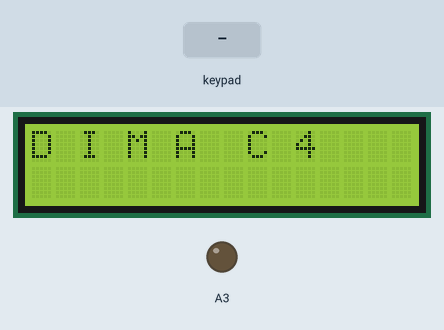
Recording of a sketch running on a simulated Arduino Uno, built with avr-gcc and run on an emulated ATmega328P. Shown: 16×2 character LCD, output pins drawn as LEDs (lit = HIGH). The inputs (shaded band) are chosen by the test bench. The audio player accepts every command and is not drawn.

Above: at 1.7 s.
1.8 s: key 'A' pressed
At 2.9 s:
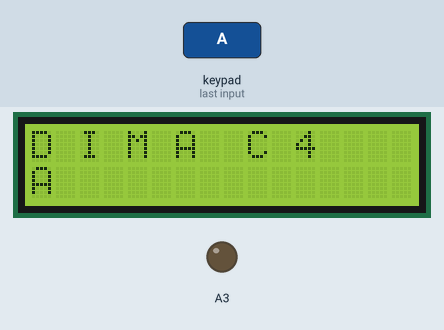
3.5 s: key 'B' pressed
At 4.2 s:
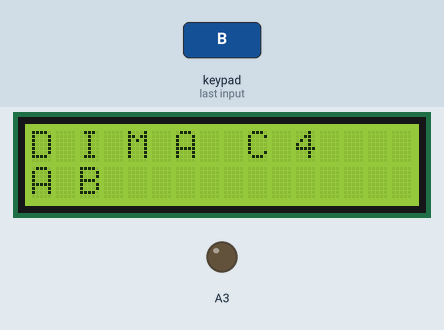
5.2 s: key 'C' pressed
At 6.6 s:
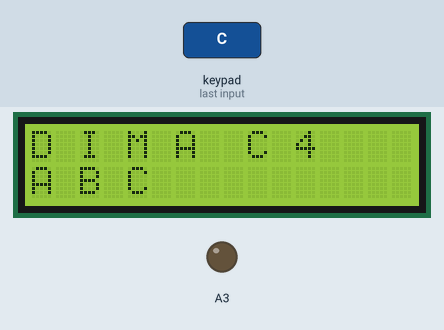
6.9 s: key '*' pressed
At 8.2 s:
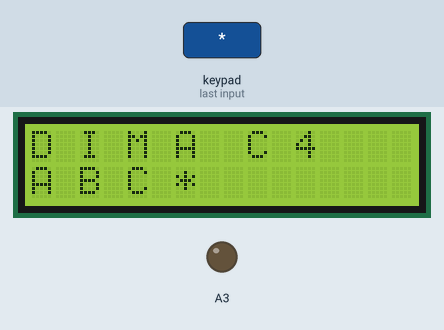
8.6 s: key '#' pressed
At 9.8 s:
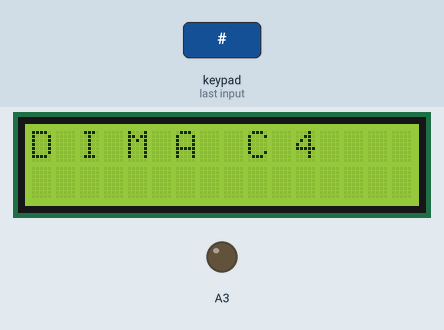
10.1 s: keypad keys 2 0 1 5 * pressed 0.4 s apart
At 12.8 s:
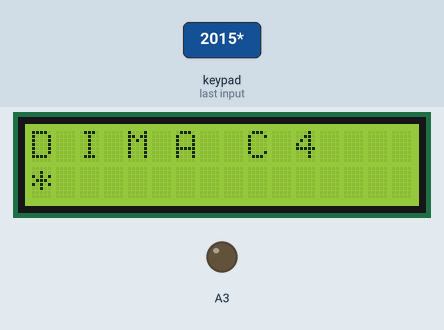
Timing chart, 0 to 14.6 s (numbered marks = the images above; inputs shaded):
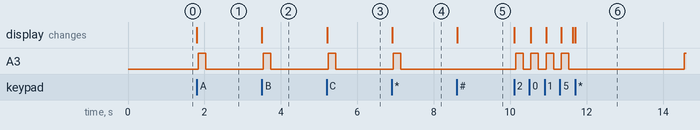

Measured:
- after the input at 1.8 s, A3: LOW → HIGH at once, → LOW 0.20 s later; the display: changes at once (image 1)
- after the input at 3.5 s, A3: LOW → HIGH at once, → LOW 0.20 s later; the display: changes at once (image 2)
- after the input at 5.2 s, A3: LOW → HIGH at once, → LOW 0.20 s later; the display: changes at once (image 3)
- after the input at 6.9 s, A3: LOW → HIGH at once, → LOW 0.20 s later; the display: changes at once (image 4)
- after the input at 8.6 s, the display: changes at once (image 5)
- after the input at 10.1 s, A3: goes 3 × (HIGH 0.20 s, LOW 0.19 s), HIGH 0.20 s, LOW 3.0 s, then HIGH, starting at once; the display: first changes at once (image 6 shows a later state)

The sketch:

c4.ino
```cpp
#include <Arduino.h>
#include <Wire.h>
#include <LiquidCrystal_PCF8574.h>
#include <Keypad.h>
#include <DFPlayerMini_Fast.h>

#define ROWS 4
#define COLS 4
#define PASSWORD_LENGTH 4
#define KEY_BEEP_SOUND 5
#define ARMED_SOUND 3
#define DISARMED_SOUND 2
#define BOMB_BEEP_SOUND 1
#define EXPLOSION 7
#define SECRET_SOUND 10

char hexaKeys[ROWS][COLS] = {
  {'1', '2', '3', 'A'},
  {'4', '5', '6', 'B'},
  {'7', '8', '9', 'C'},
  {'*', '0', '#', 'D'}
};
byte rowPins[ROWS] = {6, 7, 8, 9};
byte colPins[COLS] = {2, 3, 4, 5};

// Оборудование
LiquidCrystal_PCF8574 lcd(0x27);
Keypad keypad(makeKeymap(hexaKeys), rowPins, colPins, ROWS, COLS);
DFPlayerMini_Fast player;

// Состояние
char armPassword[PASSWORD_LENGTH] = "2015";
char disarmPassword[PASSWORD_LENGTH] = "1983";
char secretPassword[PASSWORD_LENGTH] = "2008";
bool isArmed = false;
byte passwordLenght = 0;
char password[PASSWORD_LENGTH];
long nextLightTime = 0;
long beepWidth = 0;
bool lightPhase = false;

void resetPassword()
{
 passwordLenght = 0;
 lcd.setCursor(0, 1);
 lcd.print("          ");
 lcd.setCursor(0, 1);
 for (int i=0; i<PASSWORD_LENGTH; i++)
  password[i] = 0;
}

void waitForSound()
{
  while (player.isPlaying())
  {
    delay(500);
  }
}

// Настройка
void setup()
{
  pinMode(A3, OUTPUT);
  digitalWrite(A3, LOW);
  lcd.begin(16, 2);  // initialize the lcd
  lcd.setBacklight(255);
  lcd.print("D I M A  C 4");
  Serial.begin(9600);
  player.begin(Serial);
  player.volume(80);
}

void loop()
{
 // Теуущее время
 long curTime = millis();

 byte key = keypad.getKey();
 if (key)
 {
  // Сброс
  if (key == '#')
  {
   resetPassword();
  }
  // Кнопка
  else if (passwordLenght < PASSWORD_LENGTH)
  {
   password[passwordLenght] = key;
   lcd.setCursor(passwordLenght * 2, 1);
   lcd.print(password[passwordLenght]);
   lcd.print(' ');
   passwordLenght++;
   player.playFromMP3Folder(KEY_BEEP_SOUND);

   // Дергаем лампочку если не взведено
   if (!isArmed)
   {
    digitalWrite(A3, HIGH);
    delay(200);
    digitalWrite(A3, LOW);
   }

   if (!isArmed)
   {
    if (strncmp(password, armPassword, PASSWORD_LENGTH) == 0)
    {
     waitForSound();
     player.playFromMP3Folder(ARMED_SOUND);
     resetPassword();
     lightPhase = true;
     isArmed = true;
     beepWidth = 3000;
     nextLightTime = curTime;
    }
    if (strncmp(password, secretPassword, PASSWORD_LENGTH) == 0)
    {
     player.playFromMP3Folder(SECRET_SOUND);
     resetPassword();
    }
   }
   else
   {
    if (strncmp(password, disarmPassword, PASSWORD_LENGTH) == 0)
    {
     digitalWrite(A3, LOW);
     resetPassword();
     waitForSound();
     player.playFromMP3Folder(DISARMED_SOUND);
     isArmed = false;
    }
   }
  }
 }

 // Моргаем лампочкой
 if (isArmed)
 {
  if (nextLightTime <= curTime)
  {
    if (lightPhase)
    {
     player.playFromMP3Folder(BOMB_BEEP_SOUND);
     digitalWrite(A3, HIGH);
     nextLightTime = curTime + 200;
    }
    else
    {
      digitalWrite(A3, LOW);
      beepWidth -= 80;
      nextLightTime = curTime + beepWidth;
    }
    lightPhase = !lightPhase;
  }

  // Если взрыв
  if (beepWidth <= 0)
  {
    player.playFromMP3Folder(EXPLOSION);
    isArmed = false;
    resetPassword();
  }
 }
}
```
